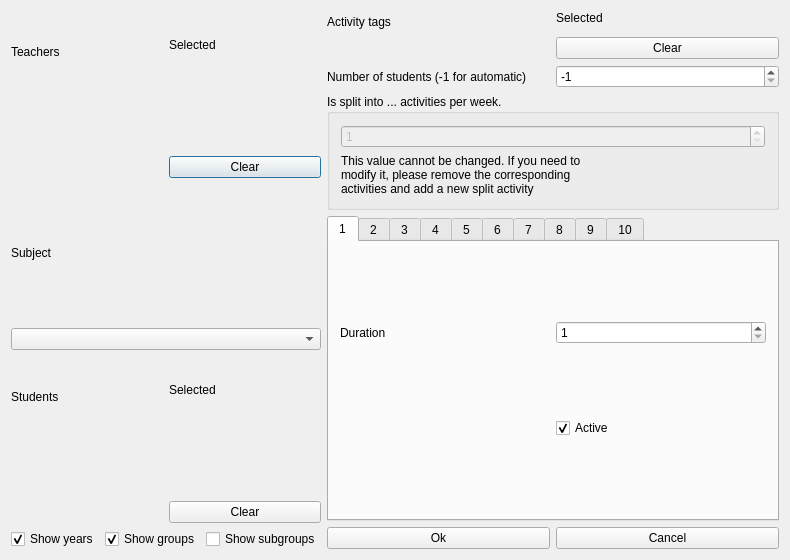
<?xml version="1.0" encoding="UTF-8"?>
<ui version="4.0">
 <class>ModifyActivityForm_template</class>
 <widget class="QDialog" name="ModifyActivityForm_template">
  <property name="geometry">
   <rect>
    <x>0</x>
    <y>0</y>
    <width>790</width>
    <height>560</height>
   </rect>
  </property>
  <property name="windowTitle">
   <string extracomment="This is the title of a dialog to modify an activity">Modify activity</string>
  </property>
  <layout class="QGridLayout" name="gridLayout">
   <item row="0" column="0">
    <layout class="QVBoxLayout">
     <item>
      <layout class="QHBoxLayout">
       <item>
        <layout class="QVBoxLayout">
         <item>
          <widget class="QLabel" name="allTeachersTextLabel">
           <property name="text">
            <string>Teachers</string>
           </property>
           <property name="wordWrap">
            <bool>false</bool>
           </property>
          </widget>
         </item>
         <item>
          <widget class="Q3ListBox" name="allTeachersListBox">
           <item>
            <property name="text">
             <string>New Item</string>
            </property>
           </item>
          </widget>
         </item>
        </layout>
       </item>
       <item>
        <layout class="QVBoxLayout">
         <item>
          <widget class="QLabel" name="selectedTeachersTextLabel">
           <property name="text">
            <string comment="It refers to a list of selected teachers">Selected</string>
           </property>
           <property name="wordWrap">
            <bool>false</bool>
           </property>
          </widget>
         </item>
         <item>
          <widget class="Q3ListBox" name="selectedTeachersListBox">
           <item>
            <property name="text">
             <string>New Item</string>
            </property>
           </item>
          </widget>
         </item>
         <item>
          <layout class="QVBoxLayout">
           <item>
            <widget class="QPushButton" name="clearTeacherPushButton">
             <property name="text">
              <string>Clear</string>
             </property>
            </widget>
           </item>
          </layout>
         </item>
        </layout>
       </item>
      </layout>
     </item>
     <item>
      <layout class="QVBoxLayout">
       <item>
        <widget class="QLabel" name="subjectsTextLabel">
         <property name="text">
          <string>Subject</string>
         </property>
         <property name="wordWrap">
          <bool>false</bool>
         </property>
        </widget>
       </item>
       <item>
        <widget class="QComboBox" name="subjectsComboBox">
         <property name="editable">
          <bool>false</bool>
         </property>
         <property name="insertPolicy">
          <enum>QComboBox::NoInsert</enum>
         </property>
         <property name="autoCompletion">
          <bool>false</bool>
         </property>
         <property name="duplicatesEnabled">
          <bool>false</bool>
         </property>
        </widget>
       </item>
      </layout>
     </item>
     <item>
      <layout class="QHBoxLayout">
       <item>
        <layout class="QVBoxLayout">
         <item>
          <widget class="QLabel" name="allStudentsTextLabel">
           <property name="text">
            <string>Students</string>
           </property>
           <property name="wordWrap">
            <bool>false</bool>
           </property>
          </widget>
         </item>
         <item>
          <widget class="Q3ListBox" name="allStudentsListBox">
           <item>
            <property name="text">
             <string>New Item</string>
            </property>
           </item>
          </widget>
         </item>
        </layout>
       </item>
       <item>
        <layout class="QVBoxLayout">
         <item>
          <widget class="QLabel" name="selectedStudentsTextLabel">
           <property name="text">
            <string comment="It refers to a list of selected students (in fact, students sets, but translate selected as in 'selected students')">Selected</string>
           </property>
           <property name="wordWrap">
            <bool>false</bool>
           </property>
          </widget>
         </item>
         <item>
          <widget class="Q3ListBox" name="selectedStudentsListBox">
           <item>
            <property name="text">
             <string>New Item</string>
            </property>
           </item>
          </widget>
         </item>
         <item>
          <layout class="QVBoxLayout">
           <item>
            <widget class="QPushButton" name="clearStudentsPushButton">
             <property name="text">
              <string>Clear</string>
             </property>
            </widget>
           </item>
          </layout>
         </item>
        </layout>
       </item>
      </layout>
     </item>
     <item>
      <layout class="QHBoxLayout">
       <item>
        <widget class="QCheckBox" name="showYearsCheckBox">
         <property name="text">
          <string>Show years</string>
         </property>
         <property name="checked">
          <bool>true</bool>
         </property>
        </widget>
       </item>
       <item>
        <widget class="QCheckBox" name="showGroupsCheckBox">
         <property name="text">
          <string>Show groups</string>
         </property>
         <property name="checked">
          <bool>true</bool>
         </property>
        </widget>
       </item>
       <item>
        <widget class="QCheckBox" name="showSubgroupsCheckBox">
         <property name="text">
          <string>Show subgroups</string>
         </property>
        </widget>
       </item>
      </layout>
     </item>
    </layout>
   </item>
   <item row="0" column="1">
    <layout class="QVBoxLayout" name="verticalLayout_4">
     <item>
      <layout class="QHBoxLayout" name="horizontalLayout">
       <item>
        <layout class="QVBoxLayout" name="verticalLayout">
         <item>
          <widget class="QLabel" name="allActivityTagsTextLabel">
           <property name="text">
            <string>Activity tags</string>
           </property>
           <property name="wordWrap">
            <bool>false</bool>
           </property>
          </widget>
         </item>
         <item>
          <widget class="Q3ListBox" name="allActivityTagsListBox">
           <item>
            <property name="text">
             <string>New Item</string>
            </property>
           </item>
          </widget>
         </item>
        </layout>
       </item>
       <item>
        <layout class="QVBoxLayout" name="verticalLayout_3">
         <item>
          <layout class="QVBoxLayout" name="verticalLayout_2">
           <item>
            <widget class="QLabel" name="selectedActivityTagsTextLabel">
             <property name="text">
              <string comment="It refers to a list of selected activity tags">Selected</string>
             </property>
             <property name="wordWrap">
              <bool>false</bool>
             </property>
            </widget>
           </item>
           <item>
            <widget class="Q3ListBox" name="selectedActivityTagsListBox">
             <item>
              <property name="text">
               <string>New Item</string>
              </property>
             </item>
            </widget>
           </item>
          </layout>
         </item>
         <item>
          <widget class="QPushButton" name="clearActivityTagPushButton">
           <property name="text">
            <string>Clear</string>
           </property>
          </widget>
         </item>
        </layout>
       </item>
      </layout>
     </item>
     <item>
      <layout class="QHBoxLayout">
       <item>
        <widget class="QLabel" name="textLabel2">
         <property name="text">
          <string>Number of students (-1 for automatic)</string>
         </property>
         <property name="wordWrap">
          <bool>false</bool>
         </property>
        </widget>
       </item>
       <item>
        <widget class="QSpinBox" name="nStudentsSpinBox">
         <property name="enabled">
          <bool>true</bool>
         </property>
         <property name="minimum">
          <number>-1</number>
         </property>
         <property name="maximum">
          <number>1000</number>
         </property>
         <property name="value">
          <number>-1</number>
         </property>
        </widget>
       </item>
      </layout>
     </item>
     <item>
      <widget class="Q3GroupBox" name="splitGroupBox">
       <property name="title">
        <string>Is split into ... activities per week.</string>
       </property>
       <layout class="QVBoxLayout">
        <item>
         <widget class="QSpinBox" name="splitSpinBox">
          <property name="enabled">
           <bool>false</bool>
          </property>
          <property name="minimum">
           <number>1</number>
          </property>
          <property name="maximum">
           <number>10</number>
          </property>
         </widget>
        </item>
        <item>
         <widget class="QLabel" name="textLabel1">
          <property name="text">
           <string>This value cannot be changed. If you need to 
modify it, please remove the corresponding 
activities and add a new split activity</string>
          </property>
          <property name="wordWrap">
           <bool>false</bool>
          </property>
         </widget>
        </item>
       </layout>
      </widget>
     </item>
     <item>
      <widget class="QTabWidget" name="subactivitiesTabWidget">
       <property name="currentIndex">
        <number>0</number>
       </property>
       <widget class="QWidget" name="TabPage1">
        <attribute name="title">
         <string>1</string>
        </attribute>
        <layout class="QGridLayout">
         <item row="0" column="0">
          <widget class="QLabel" name="duration1TextLabel">
           <property name="enabled">
            <bool>true</bool>
           </property>
           <property name="text">
            <string>Duration</string>
           </property>
           <property name="wordWrap">
            <bool>false</bool>
           </property>
          </widget>
         </item>
         <item row="0" column="1">
          <widget class="QSpinBox" name="duration1SpinBox">
           <property name="enabled">
            <bool>true</bool>
           </property>
           <property name="minimum">
            <number>1</number>
           </property>
          </widget>
         </item>
         <item row="2" column="1">
          <widget class="QCheckBox" name="active1CheckBox">
           <property name="enabled">
            <bool>true</bool>
           </property>
           <property name="text">
            <string>Active</string>
           </property>
           <property name="checked">
            <bool>true</bool>
           </property>
          </widget>
         </item>
        </layout>
       </widget>
       <widget class="QWidget" name="TabPage2">
        <attribute name="title">
         <string>2</string>
        </attribute>
        <layout class="QGridLayout">
         <item row="0" column="0">
          <widget class="QLabel" name="duration1TextLabel_2">
           <property name="enabled">
            <bool>true</bool>
           </property>
           <property name="text">
            <string>Duration</string>
           </property>
           <property name="wordWrap">
            <bool>false</bool>
           </property>
          </widget>
         </item>
         <item row="0" column="1">
          <widget class="QSpinBox" name="duration2SpinBox">
           <property name="enabled">
            <bool>true</bool>
           </property>
           <property name="minimum">
            <number>1</number>
           </property>
          </widget>
         </item>
         <item row="2" column="1">
          <widget class="QCheckBox" name="active2CheckBox">
           <property name="enabled">
            <bool>true</bool>
           </property>
           <property name="text">
            <string>Active</string>
           </property>
           <property name="checked">
            <bool>true</bool>
           </property>
          </widget>
         </item>
        </layout>
       </widget>
       <widget class="QWidget" name="TabPage3">
        <attribute name="title">
         <string>3</string>
        </attribute>
        <layout class="QGridLayout">
         <item row="0" column="0">
          <widget class="QLabel" name="duration1TextLabel_3">
           <property name="enabled">
            <bool>true</bool>
           </property>
           <property name="text">
            <string>Duration</string>
           </property>
           <property name="wordWrap">
            <bool>false</bool>
           </property>
          </widget>
         </item>
         <item row="0" column="1">
          <widget class="QSpinBox" name="duration3SpinBox">
           <property name="enabled">
            <bool>true</bool>
           </property>
           <property name="minimum">
            <number>1</number>
           </property>
          </widget>
         </item>
         <item row="2" column="1">
          <widget class="QCheckBox" name="active3CheckBox">
           <property name="enabled">
            <bool>true</bool>
           </property>
           <property name="text">
            <string>Active</string>
           </property>
           <property name="checked">
            <bool>true</bool>
           </property>
          </widget>
         </item>
        </layout>
       </widget>
       <widget class="QWidget" name="TabPage4">
        <attribute name="title">
         <string>4</string>
        </attribute>
        <layout class="QGridLayout">
         <item row="0" column="0">
          <widget class="QLabel" name="duration1TextLabel_4">
           <property name="enabled">
            <bool>true</bool>
           </property>
           <property name="text">
            <string>Duration</string>
           </property>
           <property name="wordWrap">
            <bool>false</bool>
           </property>
          </widget>
         </item>
         <item row="0" column="1">
          <widget class="QSpinBox" name="duration4SpinBox">
           <property name="enabled">
            <bool>true</bool>
           </property>
           <property name="minimum">
            <number>1</number>
           </property>
          </widget>
         </item>
         <item row="2" column="1">
          <widget class="QCheckBox" name="active4CheckBox">
           <property name="enabled">
            <bool>true</bool>
           </property>
           <property name="text">
            <string>Active</string>
           </property>
           <property name="checked">
            <bool>true</bool>
           </property>
          </widget>
         </item>
        </layout>
       </widget>
       <widget class="QWidget" name="TabPage5">
        <attribute name="title">
         <string>5</string>
        </attribute>
        <layout class="QGridLayout">
         <item row="0" column="0">
          <widget class="QLabel" name="duration1TextLabel_5">
           <property name="enabled">
            <bool>true</bool>
           </property>
           <property name="text">
            <string>Duration</string>
           </property>
           <property name="wordWrap">
            <bool>false</bool>
           </property>
          </widget>
         </item>
         <item row="0" column="1">
          <widget class="QSpinBox" name="duration5SpinBox">
           <property name="enabled">
            <bool>true</bool>
           </property>
           <property name="minimum">
            <number>1</number>
           </property>
          </widget>
         </item>
         <item row="2" column="1">
          <widget class="QCheckBox" name="active5CheckBox">
           <property name="enabled">
            <bool>true</bool>
           </property>
           <property name="text">
            <string>Active</string>
           </property>
           <property name="checked">
            <bool>true</bool>
           </property>
          </widget>
         </item>
        </layout>
       </widget>
       <widget class="QWidget" name="TabPage6">
        <attribute name="title">
         <string>6</string>
        </attribute>
        <layout class="QGridLayout">
         <item row="0" column="1">
          <widget class="QSpinBox" name="duration6SpinBox">
           <property name="enabled">
            <bool>true</bool>
           </property>
           <property name="minimum">
            <number>1</number>
           </property>
          </widget>
         </item>
         <item row="0" column="0">
          <widget class="QLabel" name="duration1TextLabel_6">
           <property name="enabled">
            <bool>true</bool>
           </property>
           <property name="text">
            <string>Duration</string>
           </property>
           <property name="wordWrap">
            <bool>false</bool>
           </property>
          </widget>
         </item>
         <item row="2" column="1">
          <widget class="QCheckBox" name="active6CheckBox">
           <property name="enabled">
            <bool>true</bool>
           </property>
           <property name="text">
            <string>Active</string>
           </property>
           <property name="checked">
            <bool>true</bool>
           </property>
          </widget>
         </item>
        </layout>
       </widget>
       <widget class="QWidget" name="TabPage7">
        <attribute name="title">
         <string>7</string>
        </attribute>
        <layout class="QGridLayout">
         <item row="0" column="0">
          <widget class="QLabel" name="duration1TextLabel_7">
           <property name="enabled">
            <bool>true</bool>
           </property>
           <property name="text">
            <string>Duration</string>
           </property>
           <property name="wordWrap">
            <bool>false</bool>
           </property>
          </widget>
         </item>
         <item row="0" column="1">
          <widget class="QSpinBox" name="duration7SpinBox">
           <property name="enabled">
            <bool>true</bool>
           </property>
           <property name="minimum">
            <number>1</number>
           </property>
          </widget>
         </item>
         <item row="2" column="1">
          <widget class="QCheckBox" name="active7CheckBox">
           <property name="enabled">
            <bool>true</bool>
           </property>
           <property name="text">
            <string>Active</string>
           </property>
           <property name="checked">
            <bool>true</bool>
           </property>
          </widget>
         </item>
        </layout>
       </widget>
       <widget class="QWidget" name="TabPage8">
        <attribute name="title">
         <string>8</string>
        </attribute>
        <layout class="QGridLayout">
         <item row="0" column="0">
          <widget class="QLabel" name="duration1TextLabel_8">
           <property name="enabled">
            <bool>true</bool>
           </property>
           <property name="text">
            <string>Duration</string>
           </property>
           <property name="wordWrap">
            <bool>false</bool>
           </property>
          </widget>
         </item>
         <item row="0" column="1">
          <widget class="QSpinBox" name="duration8SpinBox">
           <property name="enabled">
            <bool>true</bool>
           </property>
           <property name="minimum">
            <number>1</number>
           </property>
          </widget>
         </item>
         <item row="2" column="1">
          <widget class="QCheckBox" name="active8CheckBox">
           <property name="enabled">
            <bool>true</bool>
           </property>
           <property name="text">
            <string>Active</string>
           </property>
           <property name="checked">
            <bool>true</bool>
           </property>
          </widget>
         </item>
        </layout>
       </widget>
       <widget class="QWidget" name="TabPage9">
        <attribute name="title">
         <string>9</string>
        </attribute>
        <layout class="QGridLayout">
         <item row="1" column="1">
          <widget class="QCheckBox" name="active9CheckBox">
           <property name="enabled">
            <bool>true</bool>
           </property>
           <property name="text">
            <string>Active</string>
           </property>
           <property name="checked">
            <bool>true</bool>
           </property>
          </widget>
         </item>
         <item row="0" column="0">
          <widget class="QLabel" name="duration1TextLabel_8_2">
           <property name="enabled">
            <bool>true</bool>
           </property>
           <property name="text">
            <string>Duration</string>
           </property>
           <property name="wordWrap">
            <bool>false</bool>
           </property>
          </widget>
         </item>
         <item row="0" column="1">
          <widget class="QSpinBox" name="duration9SpinBox">
           <property name="enabled">
            <bool>true</bool>
           </property>
           <property name="minimum">
            <number>1</number>
           </property>
          </widget>
         </item>
        </layout>
       </widget>
       <widget class="QWidget" name="TabPage10">
        <attribute name="title">
         <string>10</string>
        </attribute>
        <layout class="QGridLayout">
         <item row="0" column="0">
          <widget class="QLabel" name="duration1TextLabel_8_3">
           <property name="enabled">
            <bool>true</bool>
           </property>
           <property name="text">
            <string>Duration</string>
           </property>
           <property name="wordWrap">
            <bool>false</bool>
           </property>
          </widget>
         </item>
         <item row="0" column="1">
          <widget class="QSpinBox" name="duration10SpinBox">
           <property name="enabled">
            <bool>true</bool>
           </property>
           <property name="minimum">
            <number>1</number>
           </property>
          </widget>
         </item>
         <item row="1" column="1">
          <widget class="QCheckBox" name="active10CheckBox">
           <property name="enabled">
            <bool>true</bool>
           </property>
           <property name="text">
            <string>Active</string>
           </property>
           <property name="checked">
            <bool>true</bool>
           </property>
          </widget>
         </item>
        </layout>
       </widget>
      </widget>
     </item>
     <item>
      <layout class="QHBoxLayout">
       <item>
        <widget class="QPushButton" name="okPushButton">
         <property name="text">
          <string>Ok</string>
         </property>
        </widget>
       </item>
       <item>
        <widget class="QPushButton" name="cancelPushButton">
         <property name="text">
          <string>Cancel</string>
         </property>
        </widget>
       </item>
      </layout>
     </item>
    </layout>
   </item>
  </layout>
 </widget>
 <layoutdefault spacing="6" margin="11"/>
 <customwidgets>
  <customwidget>
   <class>Q3GroupBox</class>
   <extends>QGroupBox</extends>
   <header>Qt3Support/Q3GroupBox</header>
   <container>1</container>
  </customwidget>
  <customwidget>
   <class>Q3Frame</class>
   <extends>QFrame</extends>
   <header>Qt3Support/Q3Frame</header>
   <container>1</container>
  </customwidget>
  <customwidget>
   <class>Q3ListBox</class>
   <extends>Q3Frame</extends>
   <header>q3listbox.h</header>
  </customwidget>
 </customwidgets>
 <tabstops>
  <tabstop>allTeachersListBox</tabstop>
  <tabstop>selectedTeachersListBox</tabstop>
  <tabstop>clearTeacherPushButton</tabstop>
  <tabstop>subjectsComboBox</tabstop>
  <tabstop>allStudentsListBox</tabstop>
  <tabstop>selectedStudentsListBox</tabstop>
  <tabstop>clearStudentsPushButton</tabstop>
  <tabstop>showYearsCheckBox</tabstop>
  <tabstop>showGroupsCheckBox</tabstop>
  <tabstop>showSubgroupsCheckBox</tabstop>
  <tabstop>allActivityTagsListBox</tabstop>
  <tabstop>selectedActivityTagsListBox</tabstop>
  <tabstop>clearActivityTagPushButton</tabstop>
  <tabstop>nStudentsSpinBox</tabstop>
  <tabstop>splitSpinBox</tabstop>
  <tabstop>subactivitiesTabWidget</tabstop>
  <tabstop>duration1SpinBox</tabstop>
  <tabstop>active1CheckBox</tabstop>
  <tabstop>duration2SpinBox</tabstop>
  <tabstop>active2CheckBox</tabstop>
  <tabstop>duration3SpinBox</tabstop>
  <tabstop>active3CheckBox</tabstop>
  <tabstop>duration4SpinBox</tabstop>
  <tabstop>active4CheckBox</tabstop>
  <tabstop>duration5SpinBox</tabstop>
  <tabstop>active5CheckBox</tabstop>
  <tabstop>duration6SpinBox</tabstop>
  <tabstop>active6CheckBox</tabstop>
  <tabstop>duration7SpinBox</tabstop>
  <tabstop>active7CheckBox</tabstop>
  <tabstop>duration8SpinBox</tabstop>
  <tabstop>active8CheckBox</tabstop>
  <tabstop>duration9SpinBox</tabstop>
  <tabstop>active9CheckBox</tabstop>
  <tabstop>duration10SpinBox</tabstop>
  <tabstop>active10CheckBox</tabstop>
  <tabstop>okPushButton</tabstop>
  <tabstop>cancelPushButton</tabstop>
 </tabstops>
 <resources/>
 <connections/>
</ui>
